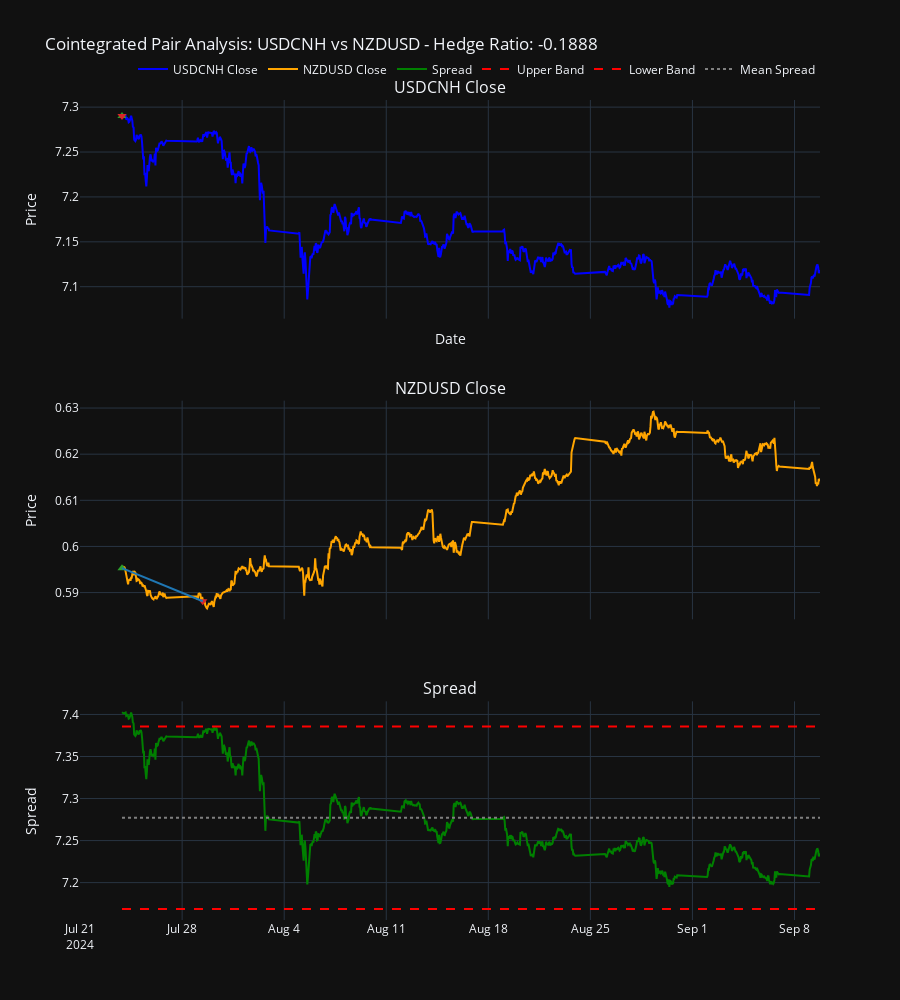

The cell this chart's notebook holds for it:
### Code cell
import plotly.graph_objects as go
from plotly.subplots import make_subplots

# Define colors for better visibility
entry_color = '#2ca02c'  # Green for entry
exit_color = '#d62728'   # Red for exit
long_color = '#1f77b4'   # Blue for long positions
short_color = '#ff7f0e'  # Orange for short positions

def plot_spread_with_prices(pair):
    symbol1, symbol2 = pair
    df1 = mtd.data[symbol1]
    df2 = mtd.data[symbol2]
    
    spread, hedge_ratio = calculate_spread(df1['close'], df2['close'])

    # Create subplots: 3 rows, 1 column for close prices and spread
    fig = make_subplots(rows=3, cols=1, shared_xaxes=True, 
                        subplot_titles=[f'{symbol1} Close', f'{symbol2} Close', 'Spread'],
                        vertical_spacing=0.1)

    # Plot Close Prices of the two symbols
    fig.add_trace(
        go.Scatter(x=df1['time'], y=df1['close'], mode='lines', name=f'{symbol1} Close', line=dict(color='blue')),
        row=1, col=1
    )
    fig.add_trace(
        go.Scatter(x=df2['time'], y=df2['close'], mode='lines', name=f'{symbol2} Close', line=dict(color='orange')),
        row=2, col=1
    )

    # Plot the spread and Bollinger Bands
    spread_mean = spread.mean()
    spread_std = spread.std()
    upper_band = spread_mean + STD_Units * spread_std
    lower_band = spread_mean - STD_Units * spread_std

    fig.add_trace(
        go.Scatter(x=df1['time'], y=spread, mode='lines', name='Spread', line=dict(color='green')),
        row=3, col=1
    )
    fig.add_trace(
        go.Scatter(x=df1['time'], y=[upper_band] * len(spread), mode='lines', name='Upper Band', line=dict(color='red', dash='dash')),
        row=3, col=1
    )
    fig.add_trace(
        go.Scatter(x=df1['time'], y=[lower_band] * len(spread), mode='lines', name='Lower Band', line=dict(color='red', dash='dash')),
        row=3, col=1
    )
    fig.add_trace(
        go.Scatter(x=df1['time'], y=[spread_mean] * len(spread), mode='lines', name='Mean Spread', line=dict(color='grey', dash='dot')),
        row=3, col=1
    )

    # Plot trades
    for index, trade in trades_df.iterrows():
        if trade['symbol'] == symbol1:
            row = 1
        elif trade['symbol'] == symbol2:
            row = 2
        else:
            continue  # Skip if the trade doesn't belong to either symbol

        color = long_color if trade['position'] == 'long' else short_color
        
        # Entry point
        fig.add_trace(
            go.Scatter(x=[trade['entry_time']], y=[trade['entry_price']], mode='markers', 
                       marker=dict(color=entry_color, size=8, symbol='triangle-up'), 
                       name='Entry', showlegend=False),
            row=row, col=1
        )
        
        # Exit point
        fig.add_trace(
            go.Scatter(x=[trade['exit_time']], y=[trade['close_price']], mode='markers', 
                       marker=dict(color=exit_color, size=8, symbol='triangle-down'), 
                       name='Exit', showlegend=False),
            row=row, col=1
        )
        
        # Trade line
        fig.add_trace(
            go.Scatter(x=[trade['entry_time'], trade['exit_time']], 
                       y=[trade['entry_price'], trade['close_price']], 
                       mode='lines', line=dict(color=color, width=2),
                       name=f"{trade['position'].capitalize()} Trade", showlegend=False),
            row=row, col=1
        )

    # Update layout for aesthetics
    fig.update_layout(
        title=f"Cointegrated Pair Analysis: {symbol1} vs {symbol2} - Hedge Ratio: {hedge_ratio:.4f}",
        xaxis_title='Date',
        height=1000,
        template='plotly_dark',
        showlegend=True,
        legend=dict(orientation="h", yanchor="bottom", y=1.02, xanchor="right", x=1)
    )

    # Update y-axis titles
    fig.update_yaxes(title_text="Price", row=1, col=1)
    fig.update_yaxes(title_text="Price", row=2, col=1)
    fig.update_yaxes(title_text="Spread", row=3, col=1)

    fig.show()

# Plot for each cointegrated pair
for pair in cointegrated_pairs:
    plot_spread_with_prices(pair)

### Figure 1 — Plotly figure (JSON) as saved in the notebook; plotly's stock layout.template omitted (floating-point values rounded to 4 significant figures; data arrays with more than 128 entries replaced by an {"elided": "..."} marker saying what was removed)
{"data": [{"line": {"color": "blue"}, "mode": "lines", "name": "USDCNH Close", "type": "scatter", "x": {"elided": "814 str values"}, "xaxis": "x", "y": {"elided": "814 float values"}, "yaxis": "y"}, {"line": {"color": "orange"}, "mode": "lines", "name": "NZDUSD Close", "type": "scatter", "x": {"elided": "814 str values"}, "xaxis": "x2", "y": {"elided": "814 float values"}, "yaxis": "y2"}, {"line": {"color": "green"}, "mode": "lines", "name": "Spread", "type": "scatter", "x": {"elided": "814 str values"}, "xaxis": "x3", "y": {"elided": "814 float values"}, "yaxis": "y3"}, {"line": {"color": "red", "dash": "dash"}, "mode": "lines", "name": "Upper Band", "type": "scatter", "x": {"elided": "814 str values"}, "xaxis": "x3", "y": {"elided": "814 float values"}, "yaxis": "y3"}, {"line": {"color": "red", "dash": "dash"}, "mode": "lines", "name": "Lower Band", "type": "scatter", "x": {"elided": "814 str values"}, "xaxis": "x3", "y": {"elided": "814 float values"}, "yaxis": "y3"}, {"line": {"color": "grey", "dash": "dot"}, "mode": "lines", "name": "Mean Spread", "type": "scatter", "x": {"elided": "814 str values"}, "xaxis": "x3", "y": {"elided": "814 float values"}, "yaxis": "y3"}, {"marker": {"color": "#2ca02c", "size": 8, "symbol": "triangle-up"}, "mode": "markers", "name": "Entry", "showlegend": false, "type": "scatter", "x": ["2024-07-23T21:00:00"], "xaxis": "x", "y": [7.29], "yaxis": "y"}, {"marker": {"color": "#d62728", "size": 8, "symbol": "triangle-down"}, "mode": "markers", "name": "Exit", "showlegend": false, "type": "scatter", "x": ["2024-07-23T21:00:00"], "xaxis": "x", "y": [7.29], "yaxis": "y"}, {"line": {"color": "#ff7f0e", "width": 2}, "mode": "lines", "name": "Short Trade", "showlegend": false, "type": "scatter", "x": ["2024-07-23T21:00:00", "2024-07-23T21:00:00"], "xaxis": "x", "y": [7.29, 7.29], "yaxis": "y"}, {"marker": {"color": "#2ca02c", "size": 8, "symbol": "triangle-up"}, "mode": "markers", "name": "Entry", "showlegend": false, "type": "scatter", "x": ["2024-07-23T21:00:00"], "xaxis": "x2", "y": [0.5953], "yaxis": "y2"}, {"marker": {"color": "#d62728", "size": 8, "symbol": "triangle-down"}, "mode": "markers", "name": "Exit", "showlegend": false, "type": "scatter", "x": ["2024-07-29T10:00:00"], "xaxis": "x2", "y": [0.5881], "yaxis": "y2"}, {"line": {"color": "#1f77b4", "width": 2}, "mode": "lines", "name": "Long Trade", "showlegend": false, "type": "scatter", "x": ["2024-07-23T21:00:00", "2024-07-29T10:00:00"], "xaxis": "x2", "y": [0.5953, 0.5881], "yaxis": "y2"}], "layout": {"annotations": [{"font": {"size": 16}, "showarrow": false, "text": "USDCNH Close", "x": 0.5, "xanchor": "center", "xref": "paper", "y": 1, "yanchor": "bottom", "yref": "paper"}, {"font": {"size": 16}, "showarrow": false, "text": "NZDUSD Close", "x": 0.5, "xanchor": "center", "xref": "paper", "y": 0.6333, "yanchor": "bottom", "yref": "paper"}, {"font": {"size": 16}, "showarrow": false, "text": "Spread", "x": 0.5, "xanchor": "center", "xref": "paper", "y": 0.2667, "yanchor": "bottom", "yref": "paper"}], "height": 1000, "legend": {"orientation": "h", "x": 1, "xanchor": "right", "y": 1.02, "yanchor": "bottom"}, "showlegend": true, "title": {"text": "Cointegrated Pair Analysis: USDCNH vs NZDUSD - Hedge Ratio: -0.1888"}, "xaxis": {"anchor": "y", "domain": [0, 1], "matches": "x3", "showticklabels": false, "title": {"text": "Date"}}, "xaxis2": {"anchor": "y2", "domain": [0, 1], "matches": "x3", "showticklabels": false}, "xaxis3": {"anchor": "y3", "domain": [0, 1]}, "yaxis": {"anchor": "x", "domain": [0.7333, 1], "title": {"text": "Price"}}, "yaxis2": {"anchor": "x2", "domain": [0.3667, 0.6333], "title": {"text": "Price"}}, "yaxis3": {"anchor": "x3", "domain": [0, 0.2667], "title": {"text": "Spread"}}}}
